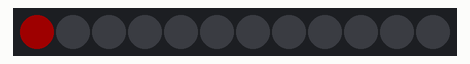
The sketch below on a simulated Arduino Uno, built with avr-gcc and run on an emulated ATmega328P. Parts: 12 RGB LEDs in strip order, left to right. Dim RGB values are drawn brighter than linear.

Above: at 0.05 s.
At 4.68 s:
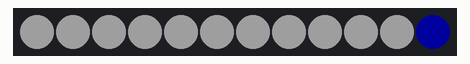
At 9.61 s:
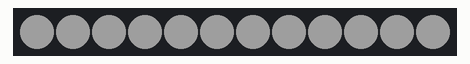
At 19.97 s:
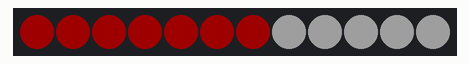
At 30.14 s:
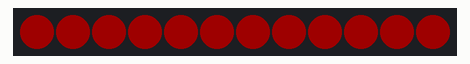
At 39.9 s:
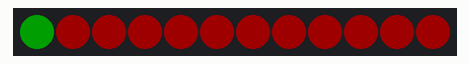

The sketch:

Neo_Pixel_example.ino
```cpp
#include <Adafruit_NeoPixel.h>

#define PIN 13 // 디지털핀 어디에 연결했는지 입력(디지털 13번)
#define NUMPIXELS 12 // 연결된 네오픽셀 수량
#define SET_BRIGHTNESS 30 // 네오픽셀 밝기
Adafruit_NeoPixel neopixels = Adafruit_NeoPixel(NUMPIXELS, PIN, NEO_GRB + NEO_KHZ800); // neopixels이라는 네오픽셀을 선언하고 연결핀과 네오픽셀 수량 설정

void setup() {

  pinMode(PIN, OUTPUT);
  Serial.begin(9600);
  neopixels.begin();
  neopixels.setBrightness(SET_BRIGHTNESS);
}
void loop() {


    for(int i=0; i<12; i++)
    {
      SET_COLOR(i,255,0,0);
      delay(100);
    }
    for(int i=0; i<12; i++)
    {
      SET_COLOR(i,0,255,0);
      delay(100);
    }
    for(int i=0; i<12; i++)
    {
      SET_COLOR(i,0,0,255);
      delay(100);
    }
    for(int i=0; i<12; i++)
    {
      SET_COLOR(i,255,255,255);
      delay(100);
    }
}


void TOTAL_SET_COLOR(int PIX_NUM,int red,int green, int blue)
{
  for(int i = 0; i<PIX_NUM ; i++)
  {
    neopixels.setPixelColor(i,red,green,blue);
    neopixels.show();
  }
}

void SET_COLOR(int PIX_NUM,int red,int green, int blue)
{
    neopixels.setPixelColor(PIX_NUM,red,green,blue);
    neopixels.show();
}
```
